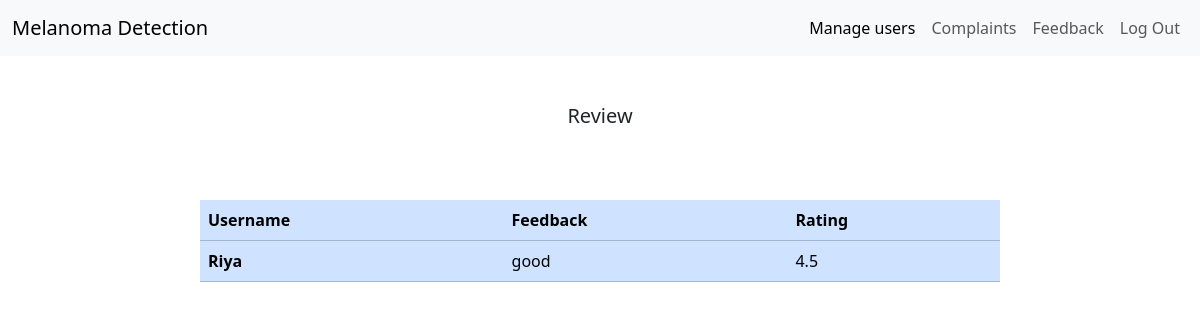
Screenshot of /feedback with the database file from the repository.
### skinapp/models.py (models this page shows)
class Feedback (models.Model):
    USER = models.ForeignKey(UserTable, on_delete=models.CASCADE, null=True, blank=True)
    feedback = models.CharField(max_length=100,null=True,blank=True)
    Rating = models.CharField(max_length=100,null=True,blank=True)

class UserTable (models.Model):
    loginid = models.ForeignKey(LoginTable, on_delete=models.CASCADE, null=True, blank=True)
    name = models.CharField(max_length=100,null=True,blank=True)
    date_of_birth = models.DateField(null=True,blank=True)
    age = models.IntegerField(null=True,blank=True)
    gender = models.CharField(max_length=100,null=True,blank=True)
    blood_group = models.CharField(max_length=100,null=True,blank=True)
    skintype = models.CharField(max_length=100,null=True,blank=True)
    email = models.CharField(max_length=100,null=True,blank=True)
    phone_no = models.CharField(max_length=100,null=True,blank=True)
    district = models.CharField(max_length=100,null=True,blank=True)
    previous_history = models.CharField(max_length=100,null=True,blank=True)

### skinapp/views.py (the view)
# urls.py: path('feedback', feedback.as_view() , name='feedback'),
class feedback(View):
    def get(self, request):
        obj = Feedback.objects.all()
        return render(request, 'administrator/feedback.html', { 'obj': obj })

### templates/administrator/feedback.html (shortened to what this page needs)
<!DOCTYPE html>
<html lang="en">
<head>
    <link href="https://cdn.jsdelivr.net/npm/bootstrap@5.3.3/dist/css/bootstrap.min.css" rel="stylesheet">
</head>
<body>
    <nav class="navbar navbar-expand-lg bg-body-tertiary">
        <div class="container-fluid">
          <a class="navbar-brand" href="Home">Melanoma Detection</a>
          <div class="collapse navbar-collapse" id="navbarSupportedContent">
            <ul class="navbar-nav ms-auto mb-2 mb-lg-0">
              <li class="nav-item">
                <a class="nav-link active" aria-current="page" href="manage_user">Manage users</a>
              </li>
              <li class="nav-item">
                <a class="nav-link" href="complaints">Complaints</a>
              </li>
              <li class="nav-item">
                <a class="nav-link" href="feedback">Feedback</a>
              </li>
              <li class="nav-item">
                <a class="nav-link" href="Logout">Log Out</a>
              </li>
          </div>
        </div>
      </nav>
      <div class="container d-flex justify-content-center my-5">
        <h5 class="mb-4 ">Review</h5>
      </div>
        <div class="container-fluid mt-5 d-flex justify-content-center">
      <table class="table table-primary" style="width: 800px;">
        <thead>
          <tr>
            <th scope="col">Username</th>
            <th scope="col">Feedback</th>
            <th scope="col">Rating</th>
          </tr>
        </thead>
        <tbody>
          {% for i in obj%}
          <tr>
            <th scope="row">{{i.USER.name}}</th>
            <td>{{i.feedback}}</td>
            <td>{{i.Rating}}</td>
          </tr>
          {% endfor %}
        </tbody>
      </table>
    </div>
</body>
</html>

### rows the page displays
Feedback: USER.name "Riya", feedback "good", Rating "4.5"
